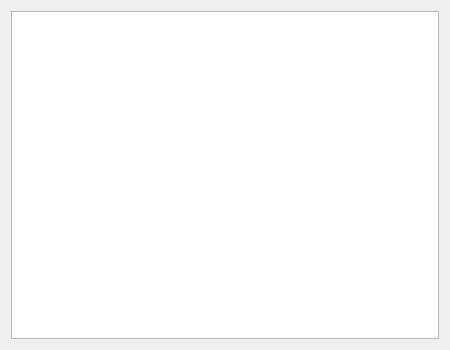
<?xml version="1.0" encoding="UTF-8"?>
<ui version="4.0">
 <class>DialogGuides</class>
 <widget class="QDialog" name="DialogGuides">
  <property name="geometry">
   <rect>
    <x>0</x>
    <y>0</y>
    <width>450</width>
    <height>350</height>
   </rect>
  </property>
  <property name="minimumSize">
   <size>
    <width>450</width>
    <height>350</height>
   </size>
  </property>
  <property name="windowTitle">
   <string>Guides</string>
  </property>
  <property name="locale">
   <locale language="English" country="UnitedStates"/>
  </property>
  <layout class="QHBoxLayout" name="horizontalLayout">
   <item>
    <widget class="QTextEdit" name="etxGuides"/>
   </item>
  </layout>
 </widget>
 <resources/>
 <connections/>
</ui>
